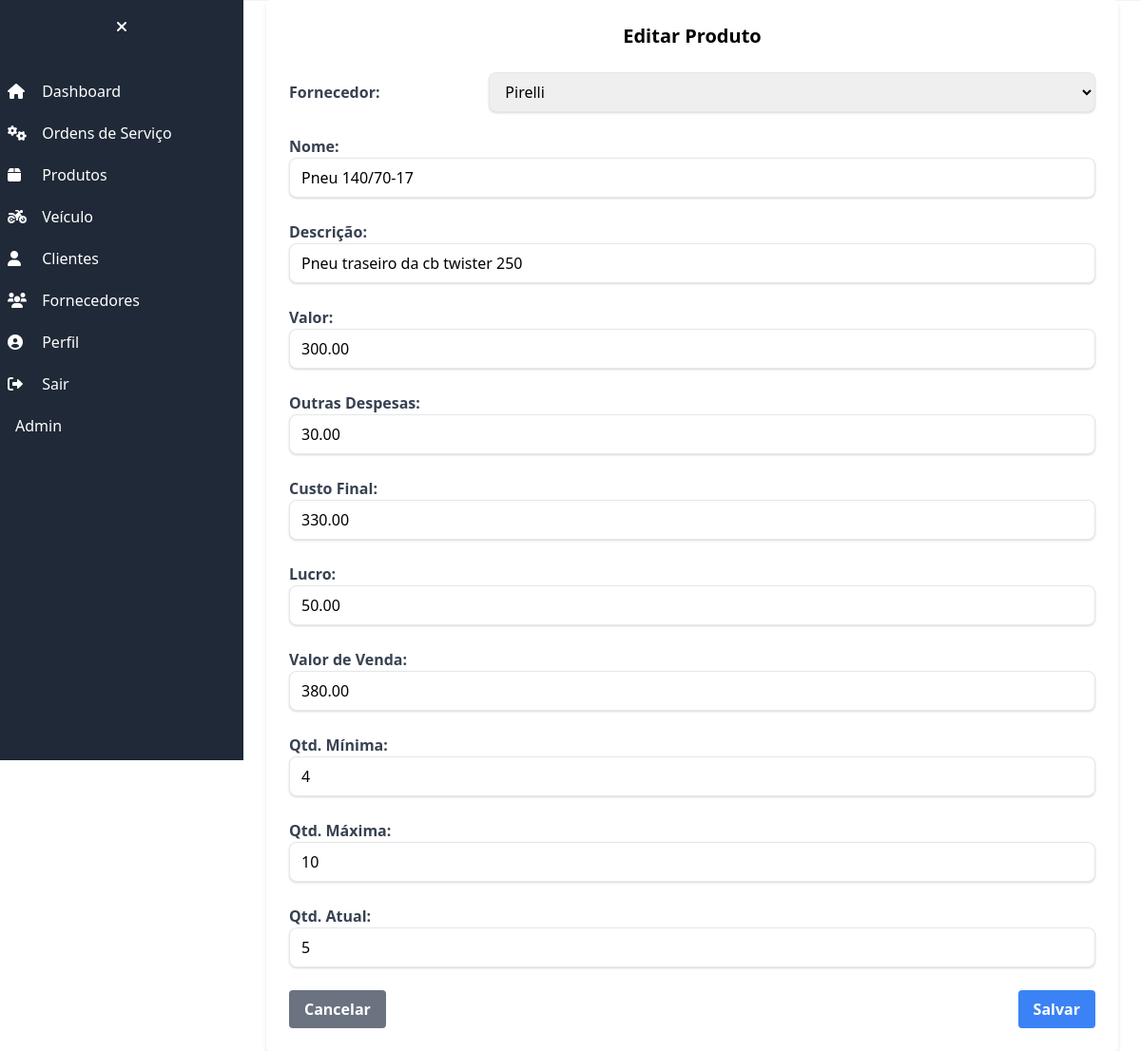
Page /produtos/produtos/1/editar/ (signed in) on the earlier database version.
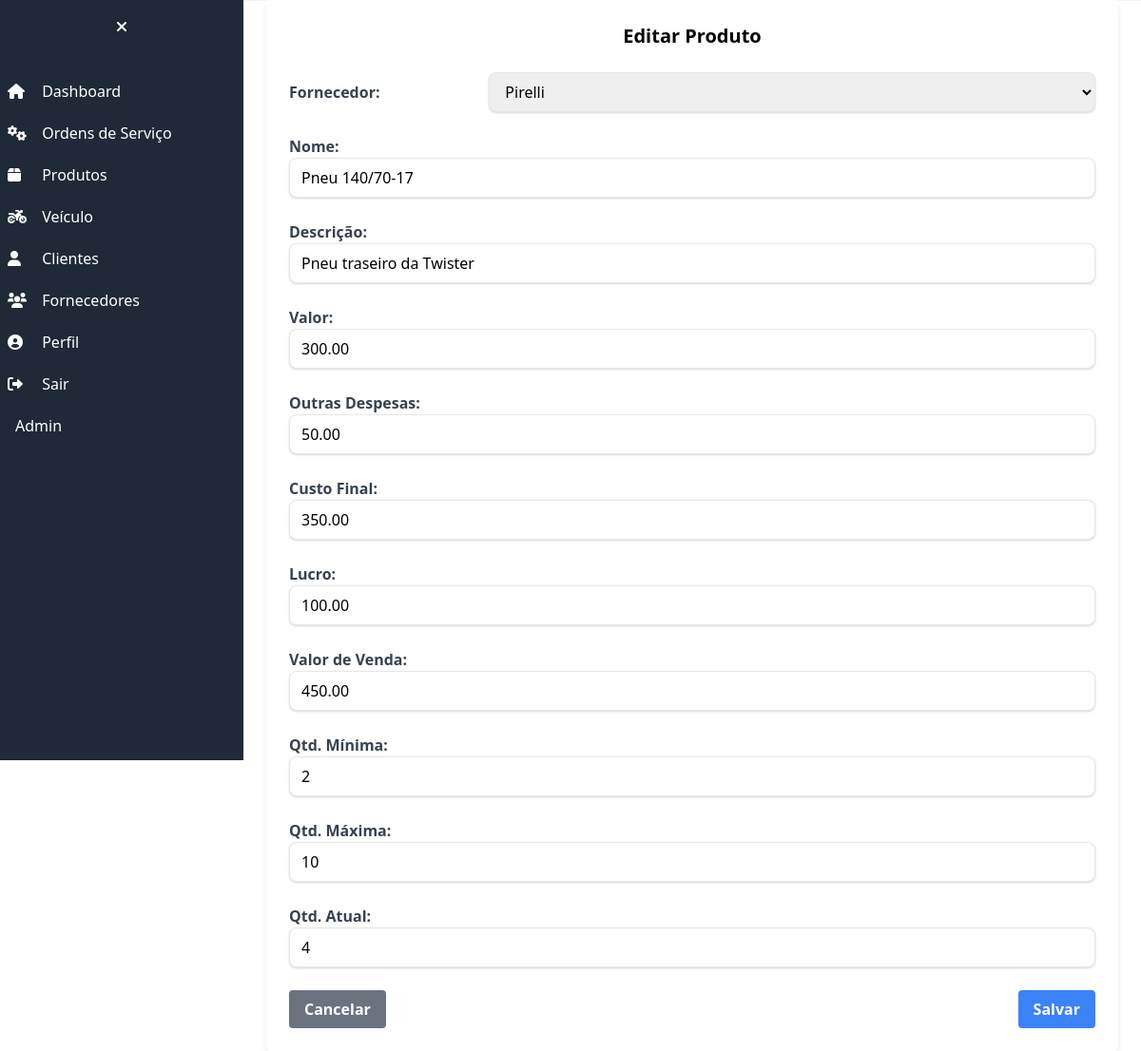
Same page on the later database version.
### produto/models.py (models this page shows, shortened)
class Produto(models.Model):
    fornecedor = models.ForeignKey(Fornecedor, on_delete=models.CASCADE, verbose_name='Fornecedor')
    nome = models.CharField(max_length=255)
    descricao = models.TextField()
    valor = models.DecimalField(max_digits=10, decimal_places=2)
    outras_despesas = models.DecimalField(max_digits=10, decimal_places=2, default=0.00)
    custo_final = models.DecimalField(max_digits=10, decimal_places=2)
    lucro = models.DecimalField(max_digits=10, decimal_places=2)
    valor_venda = models.DecimalField(max_digits=10, decimal_places=2)
    qtd_minima = models.IntegerField()
    qtd_maxima = models.IntegerField()
    qtd_atual = models.IntegerField()

### fornecedor/models.py (models this page shows, shortened)
class Fornecedor(models.Model):
    nome = models.CharField('NOME', max_length=255)
    cpf_cnpj = models.CharField('CPF/CNPJ', max_length=18, validators=[validate_cpf_cnpj])
    telefone = models.CharField('TELEFONE 1', max_length=20, validators=[validate_phone])
    telefone2 = models.CharField('TELEFONE 2', max_length=20, validators=[validate_phone], blank=True)
    email = models.EmailField('EMAIL', blank=True)
    endereco_cep = models.CharField('CEP', max_length=10, blank=True)
    endereco_logradouro = models.CharField('ENDEREÇO', max_length=255, blank=True)
    endereco_numero = models.CharField('NÚMERO', max_length=10, blank=True)
    endereco_bairro = models.CharField('BAIRRO', max_length=255, blank=True)
    endereco_cidade = models.CharField('CIDADE', max_length=255, blank=True)
    endereco_estado = models.CharField('ESTADO', max_length=2, choices=ESTADOS_CHOICES, blank=True)
    endereco_complemento = models.CharField('COMPLEMENTO', max_length=255, blank=True)
    observacao = models.TextField('OBSERVAÇÕES', blank=True)
    criado_em = models.DateTimeField('CRIADO EM', auto_now_add=True)
    class Meta:
        verbose_name = 'Fornecedor'
        verbose_name_plural = 'Fornecedores'

### produto/views.py (the view, shortened to what this page needs)
# urls.py: path('produtos/<int:pk>/editar/', ProdutoUpdateView.as_view(), name='produto_edit'),
class ProdutoUpdateView(UpdateView):
    model = Produto
    form_class = ProdutoForm
    template_name = "produto_edit.html"
    success_url = reverse_lazy("produto_list")
    def get_context_data(self, **kwargs):
        context = super().get_context_data(**kwargs)
        context["fornecedores"] = Fornecedor.objects.all()
        context["produto"] = self.object
        return context

### produto/forms.py
class ProdutoForm(forms.ModelForm):
    class Meta:
        model = Produto
        fields = '__all__'

### produto/templates/produto_edit.html (shortened to what this page needs)
{% extends 'base.html' %}
{% block content %}
<div class="w-full max-w-4xl bg-white mx-auto rounded shadow-md p-6">
    <h2 class="text-xl font-bold mb-6 text-center">Editar Produto</h2>
    <form method="POST">
      <div class="grid grid-cols-1 gap-6">
        <div class="flex items-center">
          <label for="fornecedor" class="w-1/3 font-bold text-gray-700">Fornecedor:</label>
          <select id="fornecedor" name="fornecedor" class="w-full py-2 px-3 border rounded-lg shadow focus:outline-none focus:ring">
            {% for fornecedor in fornecedores %}
                <option value="{{ fornecedor.id }}"{% if fornecedor.id == produto.fornecedor.id %}selected{% endif %}>
                  {{ fornecedor.nome }}
                </option>
            {% endfor %}
          </select>
        </div>
        <div>
          <label class="block font-bold text-gray-700">Nome:</label>
          <input type="text" name="nome" value="{{ produto.nome }}" class="w-full py-2 px-3 border rounded-lg shadow focus:outline-none focus:ring-2 focus:ring-blue-500" />
        </div>
        <div>
          <label class="block font-bold text-gray-700">Descrição:</label>
          <input type="text" name="descricao" value="{{ produto.descricao }}" class="w-full py-2 px-3 border rounded-lg shadow focus:outline-none focus:ring-2 focus:ring-blue-500" />
        </div>
        <div>
          <label class="block font-bold text-gray-700">Valor:</label>
          <input step="0.01" name="valor" id="valor" value="{{ produto.valor }}" class="w-full py-2 px-3 border rounded-lg shadow focus:outline-none focus:ring-2 focus:ring-blue-500" />
        </div>
        <div>
          <label class="block font-bold text-gray-700">Outras Despesas:</label>
          <input step="0.01" name="outras_despesas" id="outras_despesas" value="{{ produto.outras_despesas }}" class="w-full py-2 px-3 border rounded-lg shadow focus:outline-none focus:ring-2 focus:ring-blue-500" />
        </div>
        <div>
          <label class="block font-bold text-gray-700">Custo Final:</label>
          <input step="0.01" name="custo_final" id="custo_final" value="{{ produto.custo_final }}" class="w-full py-2 px-3 border rounded-lg shadow focus:outline-none focus:ring-2 focus:ring-blue-500" />
        </div>
        <div>
          <label class="block font-bold text-gray-700">Lucro:</label>
          <input step="0.01" name="lucro" id="lucro" value="{{ produto.lucro }}" class="w-full py-2 px-3 border rounded-lg shadow focus:outline-none focus:ring-2 focus:ring-blue-500" />
        </div>
        <div>
          <label class="block font-bold text-gray-700">Valor de Venda:</label>
          <input step="0.01" name="valor_venda" id="valor_venda" value="{{ produto.valor_venda }}" class="w-full py-2 px-3 border rounded-lg shadow focus:outline-none focus:ring-2 focus:ring-blue-500" />
        </div>
        <div>
          <label class="block font-bold text-gray-700">Qtd. Mínima:</label>
          <input type="number" name="qtd_minima" value="{{ produto.qtd_minima }}" class="w-full py-2 px-3 border rounded-lg shadow focus:outline-none focus:ring-2 focus:ring-blue-500" />
        </div>
        <div>
          <label class="block font-bold text-gray-700">Qtd. Máxima:</label>
          <input type="number" name="qtd_maxima" value="{{ produto.qtd_maxima }}" class="w-full py-2 px-3 border rounded-lg shadow focus:outline-none focus:ring-2 focus:ring-blue-500" />
        </div>
        <div>
          <label class="block font-bold text-gray-700">Qtd. Atual:</label>
          <input type="number" name="qtd_atual" value="{{ produto.qtd_atual }}" class="w-full py-2 px-3 border rounded-lg shadow focus:outline-none focus:ring-2 focus:ring-blue-500" />
        </div>
      </div>
      <div class="mt-6 flex justify-between">
        <a href="/produtos/" class="bg-gray-500 hover:bg-gray-600 text-white font-bold py-2 px-4 rounded focus:outline-none focus:shadow-outline">Cancelar</a>
        <button type="submit" class="bg-blue-500 hover:bg-blue-600 text-white font-bold py-2 px-4 rounded focus:outline-none focus:shadow-outline">Salvar</button>
      </div>
    </form>
  </div>
{% endblock %}

Differences in the rows shown:
changed Produto "Pneu 140/70-17": descricao "Pneu traseiro da cb twister 250" → "Pneu traseiro da Twister"; outras_despesas "30.00" → "50.00"; custo_final "330.00" → "350.00"; lucro "50.00" → "100.00"; valor_venda "380.00" → "450.00"; qtd_minima "4" → "2"; qtd_atual "5" → "4"
